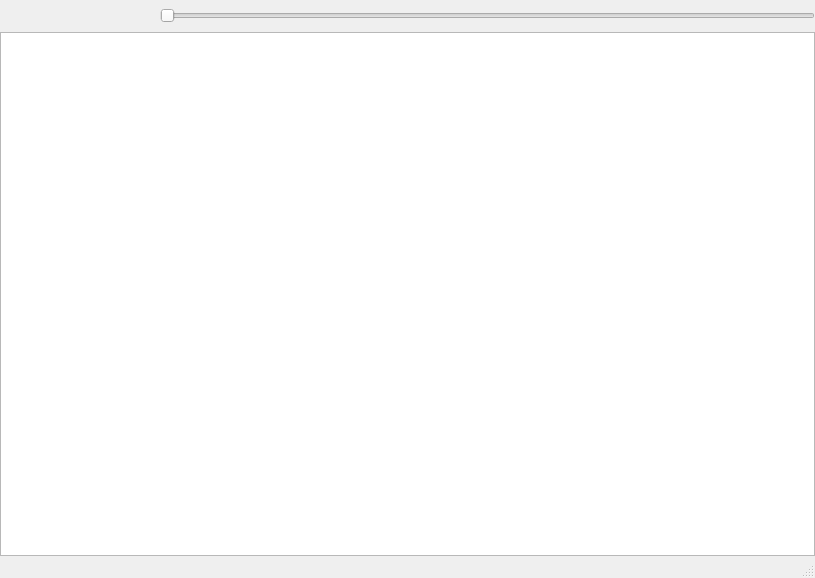
<?xml version="1.0" encoding="UTF-8"?>
<ui version="4.0">
 <class>MainWindow</class>
 <widget class="QMainWindow" name="MainWindow">
  <property name="geometry">
   <rect>
    <x>0</x>
    <y>0</y>
    <width>815</width>
    <height>578</height>
   </rect>
  </property>
  <property name="windowTitle">
   <string>qmRadio</string>
  </property>
  <widget class="QWidget" name="centralwidget">
   <layout class="QVBoxLayout" name="verticalLayout">
    <property name="spacing">
     <number>0</number>
    </property>
    <property name="leftMargin">
     <number>0</number>
    </property>
    <property name="topMargin">
     <number>0</number>
    </property>
    <property name="rightMargin">
     <number>0</number>
    </property>
    <property name="bottomMargin">
     <number>0</number>
    </property>
    <item>
     <layout class="QHBoxLayout" name="playerLayout">
      <item>
       <widget class="QPushButton" name="pauseButton">
        <property name="minimumSize">
         <size>
          <width>32</width>
          <height>32</height>
         </size>
        </property>
        <property name="text">
         <string/>
        </property>
        <property name="icon">
         <iconset theme="QIcon::ThemeIcon::MediaPlaybackPause"/>
        </property>
        <property name="flat">
         <bool>true</bool>
        </property>
       </widget>
      </item>
      <item>
       <widget class="QPushButton" name="stopButton">
        <property name="minimumSize">
         <size>
          <width>32</width>
          <height>32</height>
         </size>
        </property>
        <property name="text">
         <string/>
        </property>
        <property name="icon">
         <iconset theme="QIcon::ThemeIcon::MediaPlaybackStop"/>
        </property>
        <property name="flat">
         <bool>true</bool>
        </property>
       </widget>
      </item>
      <item>
       <widget class="QPushButton" name="previousButton">
        <property name="minimumSize">
         <size>
          <width>32</width>
          <height>32</height>
         </size>
        </property>
        <property name="text">
         <string/>
        </property>
        <property name="icon">
         <iconset theme="QIcon::ThemeIcon::MediaSkipBackward"/>
        </property>
        <property name="checkable">
         <bool>false</bool>
        </property>
        <property name="flat">
         <bool>true</bool>
        </property>
       </widget>
      </item>
      <item>
       <widget class="QPushButton" name="nextButton">
        <property name="minimumSize">
         <size>
          <width>32</width>
          <height>32</height>
         </size>
        </property>
        <property name="text">
         <string/>
        </property>
        <property name="icon">
         <iconset theme="QIcon::ThemeIcon::MediaSkipForward"/>
        </property>
        <property name="autoDefault">
         <bool>false</bool>
        </property>
        <property name="default">
         <bool>false</bool>
        </property>
        <property name="flat">
         <bool>true</bool>
        </property>
       </widget>
      </item>
      <item>
       <widget class="QSlider" name="playerSlider">
        <property name="orientation">
         <enum>Qt::Orientation::Horizontal</enum>
        </property>
       </widget>
      </item>
     </layout>
    </item>
    <item>
     <widget class="QTableView" name="RadioList"/>
    </item>
   </layout>
  </widget>
  <widget class="QMenuBar" name="menubar">
   <property name="geometry">
    <rect>
     <x>0</x>
     <y>0</y>
     <width>815</width>
     <height>23</height>
    </rect>
   </property>
  </widget>
  <widget class="QStatusBar" name="statusbar"/>
 </widget>
 <resources/>
 <connections/>
</ui>
